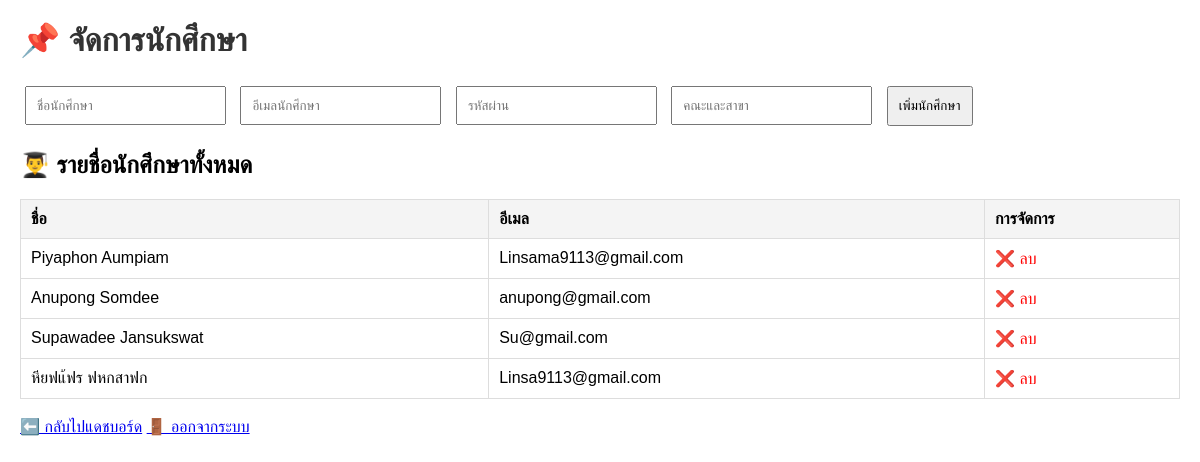
/admin_students.php (signed in), run on the app's committed database.
### tables this page shows
CREATE TABLE `students` (
  `student_id` int(11) NOT NULL,
  `fullname` varchar(100) NOT NULL,
  `email` varchar(100) NOT NULL,
  `password` varchar(255) NOT NULL,
  `department` varchar(100) DEFAULT NULL,
  `created_at` timestamp NOT NULL DEFAULT current_timestamp()
);

### admin_students.php (the view, shortened to what this page needs)
<?php
include 'config.php';
$sql = "SELECT * FROM students";
$result = $conn->query($sql);
?>
<!DOCTYPE html>
<html lang="th">
<head>
</head>
<body>
    <h1>📌 จัดการนักศึกษา</h1>
    <form method="post">
        <input type="text" name="fullname" placeholder="ชื่อนักศึกษา" required>
        <input type="email" name="email" placeholder="อีเมลนักศึกษา" required>
        <input type="password" name="password" placeholder="รหัสผ่าน" required>
        <input type="text" name="department" placeholder="คณะและสาขา" required>
        <button type="submit">เพิ่มนักศึกษา</button>
    </form>
    <h2>👨‍🎓 รายชื่อนักศึกษาทั้งหมด</h2>
    <table>
        <tr>
            <th>ชื่อ</th>
            <th>อีเมล</th>
            <th>การจัดการ</th>
        </tr>
        <?php while ($row = $result->fetch_assoc()): ?>
        <tr>
            <td><?php echo htmlspecialchars($row['fullname']); ?></td>
            <td><?php echo htmlspecialchars($row['email']); ?></td>
            <td>
                <a class="delete-btn" href="admin_students.php?delete_id=<?php echo $row['student_id']; ?>" onclick="return confirm('คุณแน่ใจหรือไม่?')">❌ ลบ</a>
            </td>
        </tr>
        <?php endwhile; ?>
    </table>
    <br>
    <a href="admin_dashboard.php">⬅️ กลับไปแดชบอร์ด</a>
    <a href="logout.php">🚪 ออกจากระบบ</a>
</body>
</html>

### admin_students.php (style rules this page uses)
body { font-family: Arial, sans-serif; margin: 20px; }
h1 { color: #333; }
form { margin-bottom: 20px; }
input, button { padding: 10px; margin: 5px; }
table { width: 100%; border-collapse: collapse; margin-top: 10px; }
th, td { border: 1px solid #ddd; padding: 10px; text-align: left; }
th { background-color: #f4f4f4; }
.delete-btn { color: red; text-decoration: none; }

### data on the page
students: fullname "Piyaphon Aumpiam", email "Linsama9113@gmail.com"
students: fullname "Anupong Somdee", email "anupong@gmail.com"
students: fullname "Supawadee Jansukswat", email "Su@gmail.com"
students: fullname "หียฟแ้ฟร ฟหกสาฟก", email "Linsa9113@gmail.com"
